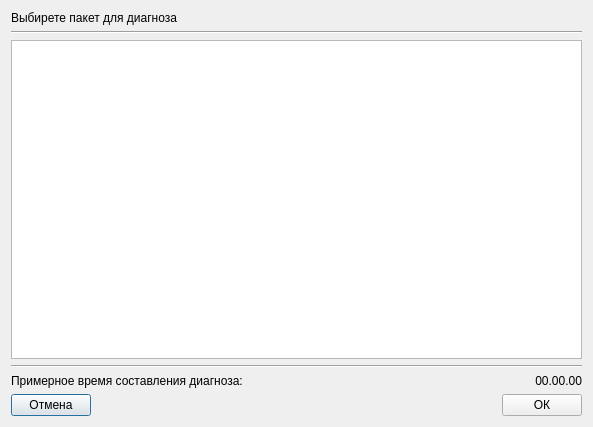
<?xml version="1.0" encoding="UTF-8"?>
<ui version="4.0">
 <class>DialogClassify</class>
 <widget class="QDialog" name="DialogClassify">
  <property name="geometry">
   <rect>
    <x>0</x>
    <y>0</y>
    <width>593</width>
    <height>427</height>
   </rect>
  </property>
  <property name="windowTitle">
   <string>Dialog</string>
  </property>
  <layout class="QVBoxLayout" name="verticalLayout">
   <item>
    <layout class="QHBoxLayout" name="horizontalLayout_3">
     <item>
      <widget class="QLabel" name="label">
       <property name="text">
        <string>Выбирете пакет для диагноза</string>
       </property>
      </widget>
     </item>
     <item>
      <widget class="QLabel" name="lbErrorStatus">
       <property name="text">
        <string> </string>
       </property>
       <property name="alignment">
        <set>Qt::AlignRight|Qt::AlignTrailing|Qt::AlignVCenter</set>
       </property>
      </widget>
     </item>
    </layout>
   </item>
   <item>
    <widget class="Line" name="line">
     <property name="orientation">
      <enum>Qt::Horizontal</enum>
     </property>
    </widget>
   </item>
   <item>
    <widget class="QListView" name="lvAllowedPacks"/>
   </item>
   <item>
    <widget class="Line" name="line_2">
     <property name="orientation">
      <enum>Qt::Horizontal</enum>
     </property>
    </widget>
   </item>
   <item>
    <layout class="QHBoxLayout" name="horizontalLayout_2">
     <item>
      <widget class="QLabel" name="label_2">
       <property name="text">
        <string>Примерное время составления диагноза:</string>
       </property>
       <property name="alignment">
        <set>Qt::AlignLeading|Qt::AlignLeft|Qt::AlignVCenter</set>
       </property>
      </widget>
     </item>
     <item>
      <widget class="QLabel" name="lbTime">
       <property name="text">
        <string>00.00.00</string>
       </property>
       <property name="alignment">
        <set>Qt::AlignRight|Qt::AlignTrailing|Qt::AlignVCenter</set>
       </property>
      </widget>
     </item>
    </layout>
   </item>
   <item>
    <layout class="QHBoxLayout" name="horizontalLayout">
     <item>
      <widget class="QPushButton" name="btnCancel">
       <property name="text">
        <string>Отмена</string>
       </property>
      </widget>
     </item>
     <item>
      <spacer name="horizontalSpacer">
       <property name="orientation">
        <enum>Qt::Horizontal</enum>
       </property>
       <property name="sizeHint" stdset="0">
        <size>
         <width>40</width>
         <height>20</height>
        </size>
       </property>
      </spacer>
     </item>
     <item>
      <widget class="QPushButton" name="btnApply">
       <property name="text">
        <string>ОК</string>
       </property>
      </widget>
     </item>
    </layout>
   </item>
  </layout>
 </widget>
 <resources/>
 <connections/>
</ui>
